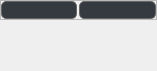
                  <widget class="QWidget" name="manualMatchesScrollAreaWidgetContents">
                   <property name="geometry">
                    <rect>
                     <x>0</x>
                     <y>0</y>
                     <width>157</width>
                     <height>71</height>
                    </rect>
                   </property>
                   <layout class="QVBoxLayout" name="verticalLayout_16">
                    <property name="spacing">
                     <number>4</number>
                    </property>
                    <property name="leftMargin">
                     <number>0</number>
                    </property>
                    <property name="topMargin">
                     <number>0</number>
                    </property>
                    <property name="rightMargin">
                     <number>0</number>
                    </property>
                    <item>
                     <widget class="QFrame" name="manualMatchesRowInputFrame">
                      <property name="frameShape">
                       <enum>QFrame::StyledPanel</enum>
                      </property>
                      <property name="frameShadow">
                       <enum>QFrame::Raised</enum>
                      </property>
                      <layout class="QHBoxLayout" name="horizontalLayout_19">
                       <property name="spacing">
                        <number>2</number>
                       </property>
                       <property name="leftMargin">
                        <number>0</number>
                       </property>
                       <property name="topMargin">
                        <number>0</number>
                       </property>
                       <property name="rightMargin">
                        <number>0</number>
                       </property>
                       <property name="bottomMargin">
                        <number>0</number>
                       </property>
                       <item>
                        <widget class="QLineEdit" name="manualMatchesLineEdit1">
                         <property name="styleSheet">
                          <string notr="true">QLineEdit {
	background-color: #343a40; /* or #454f55 */
	border: 1px solid #666666; /* or #808080 */
	border-radius: 5px; /* or 8px */
}</string>
                         </property>
                        </widget>
                       </item>
                       <item>
                        <widget class="QLineEdit" name="manualMatchesLineEdit2">
                         <property name="styleSheet">
                          <string notr="true">QLineEdit {
	background-color: #343a40; /* or #454f55 */
	border: 1px solid #666666; /* or #808080 */
	border-radius: 5px; /* or 8px */
}</string>
                         </property>
                        </widget>
                       </item>
                      </layout>
                     </widget>
                    </item>
                    <item>
                     <spacer name="manualMatchesVerticalSpacer">
                      <property name="orientation">
                       <enum>Qt::Vertical</enum>
                      </property>
                      <property name="sizeHint" stdset="0">
                       <size>
                        <width>20</width>
                        <height>40</height>
                       </size>
                      </property>
                     </spacer>
                    </item>
                   </layout>
                  </widget>
